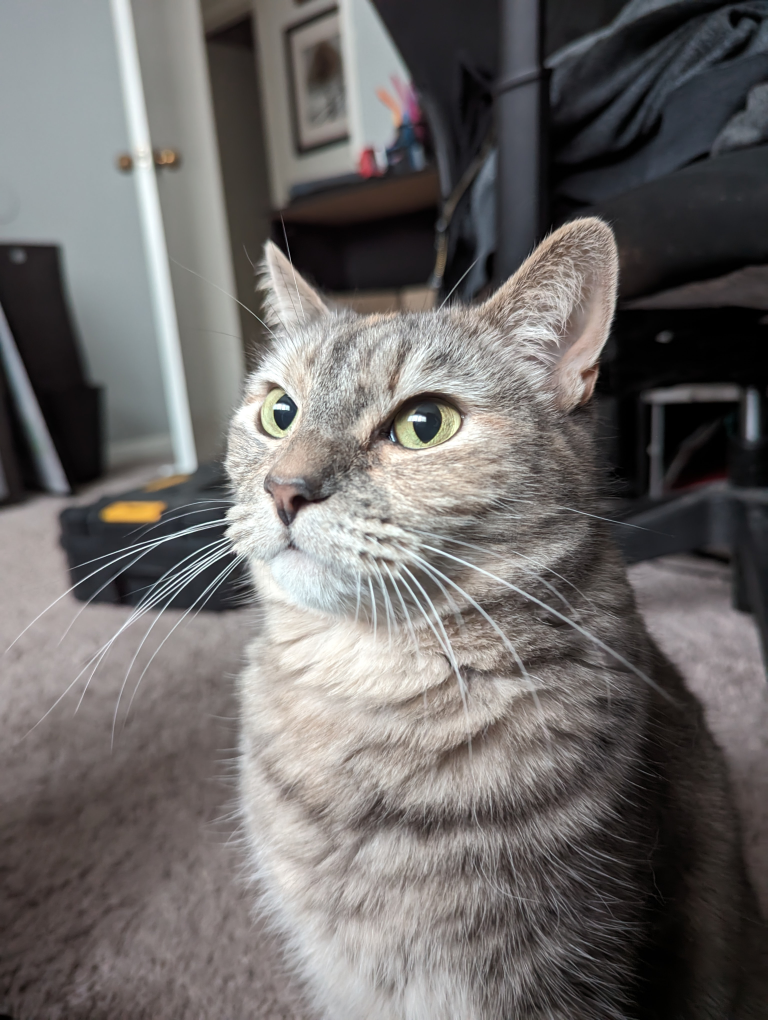
#> input picture images/PXL_20240201_163549345.jpg, 3072 x 4080 px (shown at 1/4 size)
$ python run_inference.py
#> lines starting #> are read from the running program, lines starting #| are printed output that depends on the picture
import qai_hub as hub
from PIL import Image
import numpy as np
import h5py

# Preprocess image based on AI model input spec
def preprocess_image(image_path):
    # Open image and account for grey scale
#> called with image_path = 'images/PXL_20240201_163549345.jpg'
    image = Image.open(image_path).convert("RGB")
#> image is the input picture: PIL image 3072x4080 RGB; mean R, G, B 108.9, 105.5, 104.2

    # All image classification models require a size of 224x224
    image = image.resize((224, 224))
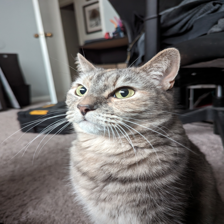
#> image: PIL image 224x224 RGB; mean R, G, B 108.9, 105.5, 104.2

    image = np.array(image).astype(np.float32) / 255.0  # Normalize to [0, 1]
#> image: shape (224, 224, 3) float32

    # All image classification models require a batch dimension of 1
    image = np.expand_dims(image, axis=0)

    # Rearrange dimensions to (1, 3, 224, 224) from (1, 224, 224, 3)
    image = np.transpose(image, (0, 3, 1, 2))  # Change from (1, 224, 224, 3) to (1, 3, 224, 224)

    return image

image_path = "images/PXL_20240201_163549345.jpg"

# Preprocess image
processed_image = preprocess_image(image_path)

# Prepare the input data as a dictionary
inputs = {"image": [processed_image]}

# Submit inference job
inference_job = hub.submit_inference_job(
#> (the run stopped early here; a loop or call above may not have finished)
